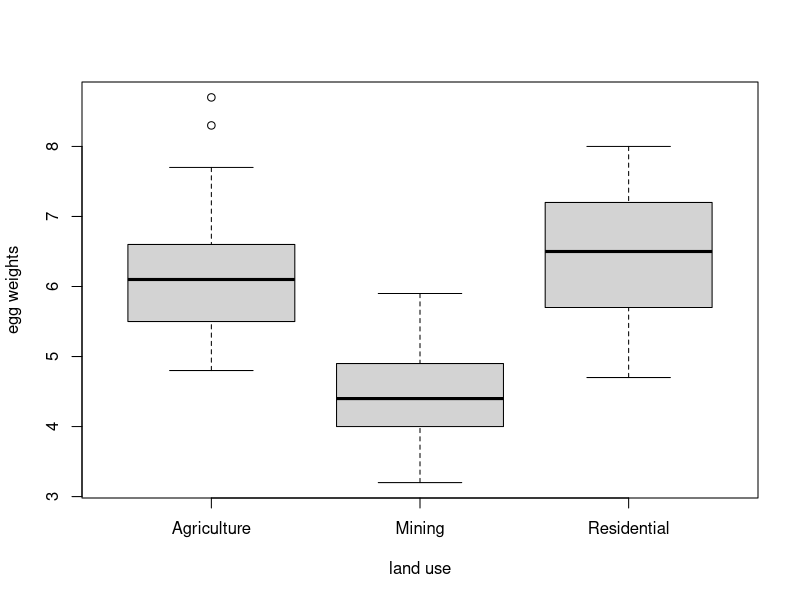

Write R code to recreate this figure.
## ---- chunk 1
westside <- c(195, 210, 191, 205, 222, 168, 204, 184, 191, 165, 346, 270, 232, 285, 289, 247, 260, 275, 215, 255, 237, 231, 283, 260, 241, 199, 245, 223, 211, 185)

eastside <- c(113, 101,121, 87, 95, 140, 115, 135, 91, 155, 35, 49, 68, 97, 100, 185, 93, 140, 101, 166, 95, 168, 171, 118, 115, 137, 165, 85, 91, 124)
## ---- chunk 2
var(westside)
var(eastside)
var.test(westside, eastside)
## ---- chunk 3
t.test(westside,eastside,alternative="two.sided",var.equal=TRUE)
## ---- chunk 4
eggweights <- read.csv("eggweights.csv")
## ---- chunk 5
egg.anova <- aov(egg.weights~land.use, eggweights)
summary(egg.anova)
## ---- chunk 6
boxplot(egg.weights~land.use, eggweights,xlab="land use",ylab="egg weights")
